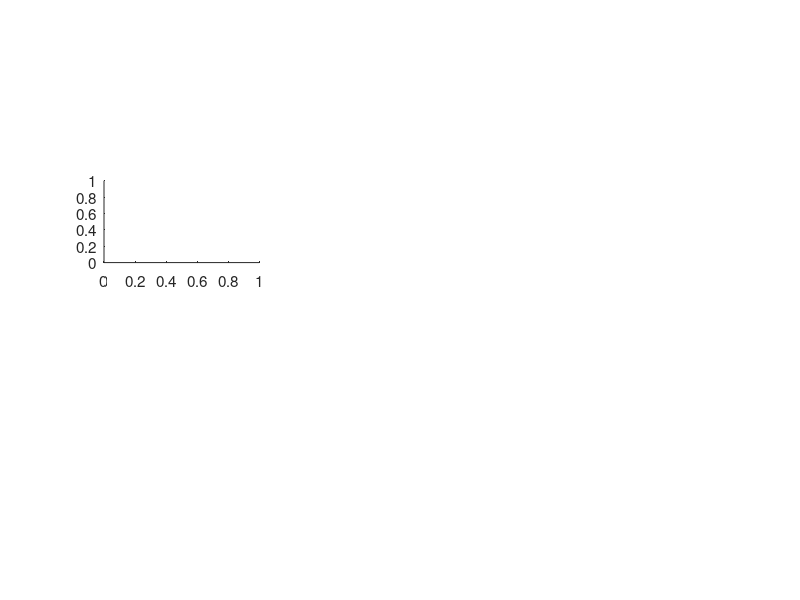

Write the MATLAB code that produced this figure. (Note: this script raises an error after producing the figure.)

figure(1);   set(gcf,'DefaultAxesFontSize',11);
  mov =3;
   frames = [ 44 46 48 50 52 54];
   %frames = [ 34 36 38 40 42 44];
   frames = frames-4;
  
      h1 = subplot(4,3,4); 
     currentframe = 255* lipcolor(:,:,frames(1),mov); 
     imshow(currentframe);title('Color Classification')
    h2 =  subplot(4,3,1); 
     imshow(lipread(mov).mov(:,:,:,frames(1))); title('Original Movie Frame')
     
      subplot(4,3,5); 
     currentframe = 255* lipcolor(:,:,frames(2),mov); 
     imshow(currentframe);title('Color Classification')
     subplot(4,3,2); 
     imshow(lipread(mov).mov(:,:,:,frames(2))); title('Original Movie Frame')
     
     h5= subplot(4,3,6); 
     currentframe = 255* lipcolor(:,:,frames(3),mov); 
     imshow(currentframe);title('Color Classification')
    h6= subplot(4,3,3); 
     imshow(lipread(mov).mov(:,:,:,frames(3))); title('Original Movie Frame')
     
     h3 =  subplot(4,3,10); 
     currentframe = 255* lipcolor(:,:,frames(4),mov); 
     imshow(currentframe);title('Color Classification')
    h4 = subplot(4,3,7); 
     imshow(lipread(mov).mov(:,:,:,frames(4))); title('Original Movie Frame')
     
       subplot(4,3,11); 
     currentframe = 255* lipcolor(:,:,frames(5),mov); 
     imshow(currentframe);title('Color Classification')
     subplot(4,3,8); 
     imshow(lipread(mov).mov(:,:,:,frames(5))); title('Original Movie Frame')
     
    h7=  subplot(4,3,12); 
     currentframe = 255* lipcolor(:,:,frames(6),mov); 
     imshow(currentframe);title('Color Classification')
   h8=  subplot(4,3,9); 
     imshow(lipread(mov).mov(:,:,:,frames(6))); title('Original Movie Frame')
     

     p1= get(h1,'pos'); 
p2= get(h2,'pos'); 
p3= get(h3,'pos'); 
p4= get(h4,'pos'); 
p5= get(h5,'pos'); 
p6= get(h6,'pos'); 
p7= get(h7,'pos'); 
p8= get(h8,'pos'); 


p1(1) = p1(1) + .1; 
p2(1) = p2(1) + .1;
p3(1) = p3(1) + .1;
p4(1) = p4(1) + .1;

p5(1) = p5(1) - .1;
p6(1) = p6(1) - .1;
p7(1) = p7(1) - .1; 
p8(1) = p8(1) - .1;


set(h1, 'pos',p1); 
set(h2, 'pos',p2); 
set(h3, 'pos',p3); 
set(h4, 'pos',p4); 
set(h5, 'pos',p5); 
set(h6, 'pos',p6); 
set(h7, 'pos',p7); 
set(h8, 'pos',p8); 

%%


figure(1);   set(gcf,'DefaultAxesFontSize',11);
  mov =1;
   frames = [ 48 49 50 51 52 54];
   %frames = [ 34 36 38 40 42 44];
   frames = frames-7;
  
      h1 = subplot(4,3,4); 
     currentframe = uint8(255*lipread(mov).edge(:,:,frames(1))) ;
     imshow(currentframe);title('Canny Edge Detection')
    h2 =  subplot(4,3,1); 
     imshow(lipread(mov).mov(:,:,:,frames(1))); title('Original Movie Frame')
     
      subplot(4,3,5); 
    currentframe = uint8(255*lipread(mov).edge(:,:,frames(2))) ; 
     imshow(currentframe);title('Canny Edge Detection')
     subplot(4,3,2); 
     imshow(lipread(mov).mov(:,:,:,frames(2))); title('Original Movie Frame')
     
     h5= subplot(4,3,6); 
      currentframe = uint8(255*lipread(mov).edge(:,:,frames(3))) ;
     imshow(currentframe);title('Canny Edge Detection')
    h6= subplot(4,3,3); 
     imshow(lipread(mov).mov(:,:,:,frames(3))); title('Original Movie Frame')
     
     h3 =  subplot(4,3,10); 
      currentframe = uint8(255*lipread(mov).edge(:,:,frames(4))) ;
     imshow(currentframe);title('Canny Edge Detection')
    h4 = subplot(4,3,7); 
     imshow(lipread(mov).mov(:,:,:,frames(4))); title('Original Movie Frame')
     
       subplot(4,3,11); 
      currentframe = uint8(255*lipread(mov).edge(:,:,frames(5))) ;
     imshow(currentframe);title('Canny Edge Detection')
     subplot(4,3,8); 
     imshow(lipread(mov).mov(:,:,:,frames(5))); title('Original Movie Frame')
     
    h7=  subplot(4,3,12); 
     currentframe = uint8(255*lipread(mov).edge(:,:,frames(6))) ;
     imshow(currentframe);title('Canny Edge Detection')
   h8=  subplot(4,3,9); 
     imshow(lipread(mov).mov(:,:,:,frames(6))); title('Original Movie Frame')
     

     p1= get(h1,'pos'); 
p2= get(h2,'pos'); 
p3= get(h3,'pos'); 
p4= get(h4,'pos'); 
p5= get(h5,'pos'); 
p6= get(h6,'pos'); 
p7= get(h7,'pos'); 
p8= get(h8,'pos'); 


p1(1) = p1(1) + .1; 
p2(1) = p2(1) + .1;
p3(1) = p3(1) + .1;
p4(1) = p4(1) + .1;

p5(1) = p5(1) - .1;
p6(1) = p6(1) - .1;
p7(1) = p7(1) - .1; 
p8(1) = p8(1) - .1;


set(h1, 'pos',p1); 
set(h2, 'pos',p2); 
set(h3, 'pos',p3); 
set(h4, 'pos',p4); 
set(h5, 'pos',p5); 
set(h6, 'pos',p6); 
set(h7, 'pos',p7); 
set(h8, 'pos',p8); 
     

%%

figure(1);   set(gcf,'DefaultAxesFontSize',11);
  mov =3;
   frames = [ 48 49 50 51 52 54];
   %frames = [ 34 36 38 40 42 44];
   frames = frames-4;
  
      h1 = subplot(4,3,4); 
     currentframe = uint8(255*lipread(mov).sparse(:,:,frames(1))) ;
     imshow(currentframe);title('DMD Results')
    h2 =  subplot(4,3,1); 
     imshow(lipread(mov).mov(:,:,:,frames(1))); title('Original Movie Frame')
     
      subplot(4,3,5); 
    currentframe = uint8(255*lipread(mov).sparse(:,:,frames(2))) ; 
     imshow(currentframe);title('DMD Results')
     subplot(4,3,2); 
     imshow(lipread(mov).mov(:,:,:,frames(2))); title('Original Movie Frame')
     
     h5= subplot(4,3,6); 
      currentframe = uint8(255*lipread(mov).sparse(:,:,frames(3))) ;
     imshow(currentframe);title('DMD Results')
    h6= subplot(4,3,3); 
     imshow(lipread(mov).mov(:,:,:,frames(3))); title('Original Movie Frame')
     
     h3 =  subplot(4,3,10); 
      currentframe = uint8(255*lipread(mov).sparse(:,:,frames(4))) ;
     imshow(currentframe);title('DMD Results')
    h4 = subplot(4,3,7); 
     imshow(lipread(mov).mov(:,:,:,frames(4))); title('Original Movie Frame')
     
       subplot(4,3,11); 
      currentframe = uint8(255*lipread(mov).sparse(:,:,frames(5))) ;
     imshow(currentframe);title('DMD Results')
     subplot(4,3,8); 
     imshow(lipread(mov).mov(:,:,:,frames(5))); title('Original Movie Frame')
     
    h7=  subplot(4,3,12); 
     currentframe = uint8(255*lipread(mov).sparse(:,:,frames(6))) ;
     imshow(currentframe);title('DMD Results')
   h8=  subplot(4,3,9); 
     imshow(lipread(mov).mov(:,:,:,frames(6))); title('Original Movie Frame')
     

     p1= get(h1,'pos'); 
p2= get(h2,'pos'); 
p3= get(h3,'pos'); 
p4= get(h4,'pos'); 
p5= get(h5,'pos'); 
p6= get(h6,'pos'); 
p7= get(h7,'pos'); 
p8= get(h8,'pos'); 


p1(1) = p1(1) + .1; 
p2(1) = p2(1) + .1;
p3(1) = p3(1) + .1;
p4(1) = p4(1) + .1;

p5(1) = p5(1) - .1;
p6(1) = p6(1) - .1;
p7(1) = p7(1) - .1; 
p8(1) = p8(1) - .1;


set(h1, 'pos',p1); 
set(h2, 'pos',p2); 
set(h3, 'pos',p3); 
set(h4, 'pos',p4); 
set(h5, 'pos',p5); 
set(h6, 'pos',p6); 
set(h7, 'pos',p7); 
set(h8, 'pos',p8); 

%%

figure(1);   set(gcf,'DefaultAxesFontSize',11);
  mov =3;
   frames = [ 48 49 50 51 52 54];
   %frames = [ 34 36 38 40 42 44];
   frames = frames-7;
  
      h1 = subplot(4,3,4); 
     currentframe = uint8(255*lipread(mov).ACmask(:,:,frames(1))) ;
     imshow(currentframe);title('Active Contour Results')
    h2 =  subplot(4,3,1); 
     imshow(lipread(mov).mov(:,:,:,frames(1))); title('Original Movie Frame')
     
      subplot(4,3,5); 
    currentframe = uint8(255*lipread(mov).ACmask(:,:,frames(2))) ; 
     imshow(currentframe);title('Active Contour Results')
     subplot(4,3,2); 
     imshow(lipread(mov).mov(:,:,:,frames(2))); title('Original Movie Frame')
     
     h5= subplot(4,3,6); 
      currentframe = uint8(255*lipread(mov).ACmask(:,:,frames(3))) ;
     imshow(currentframe);title('Active Contour Results')
    h6= subplot(4,3,3); 
     imshow(lipread(mov).mov(:,:,:,frames(3))); title('Original Movie Frame')
     
     h3 =  subplot(4,3,10); 
      currentframe = uint8(255*lipread(mov).ACmask(:,:,frames(4))) ;
     imshow(currentframe);title('Active Contour Results')
    h4 = subplot(4,3,7); 
     imshow(lipread(mov).mov(:,:,:,frames(4))); title('Original Movie Frame')
     
       subplot(4,3,11); 
      currentframe = uint8(255*lipread(mov).ACmask(:,:,frames(5))) ;
     imshow(currentframe);title('Active Contour Results')
     subplot(4,3,8); 
     imshow(lipread(mov).mov(:,:,:,frames(5))); title('Original Movie Frame')
     
    h7=  subplot(4,3,12); 
     currentframe = uint8(255*lipread(mov).ACmask(:,:,frames(6))) ;
     imshow(currentframe);title('Active Contour Results')
   h8=  subplot(4,3,9); 
     imshow(lipread(mov).mov(:,:,:,frames(6))); title('Original Movie Frame')
     

     p1= get(h1,'pos'); 
p2= get(h2,'pos'); 
p3= get(h3,'pos'); 
p4= get(h4,'pos'); 
p5= get(h5,'pos'); 
p6= get(h6,'pos'); 
p7= get(h7,'pos'); 
p8= get(h8,'pos'); 


p1(1) = p1(1) + .1; 
p2(1) = p2(1) + .1;
p3(1) = p3(1) + .1;
p4(1) = p4(1) + .1;

p5(1) = p5(1) - .1;
p6(1) = p6(1) - .1;
p7(1) = p7(1) - .1; 
p8(1) = p8(1) - .1;


set(h1, 'pos',p1); 
set(h2, 'pos',p2); 
set(h3, 'pos',p3); 
set(h4, 'pos',p4); 
set(h5, 'pos',p5); 
set(h6, 'pos',p6); 
set(h7, 'pos',p7); 
set(h8, 'pos',p8); 
   
 